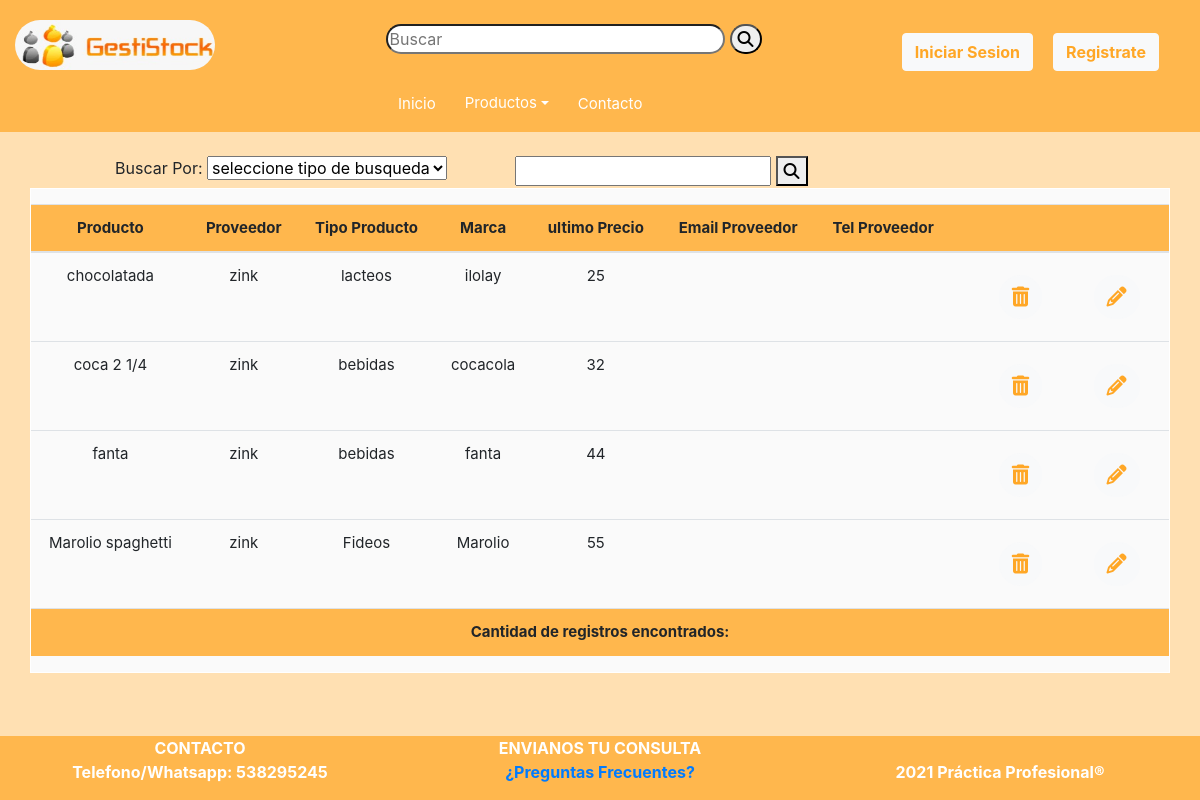
The page /Anteriores/listarProvProd.php on the database as committed earlier.
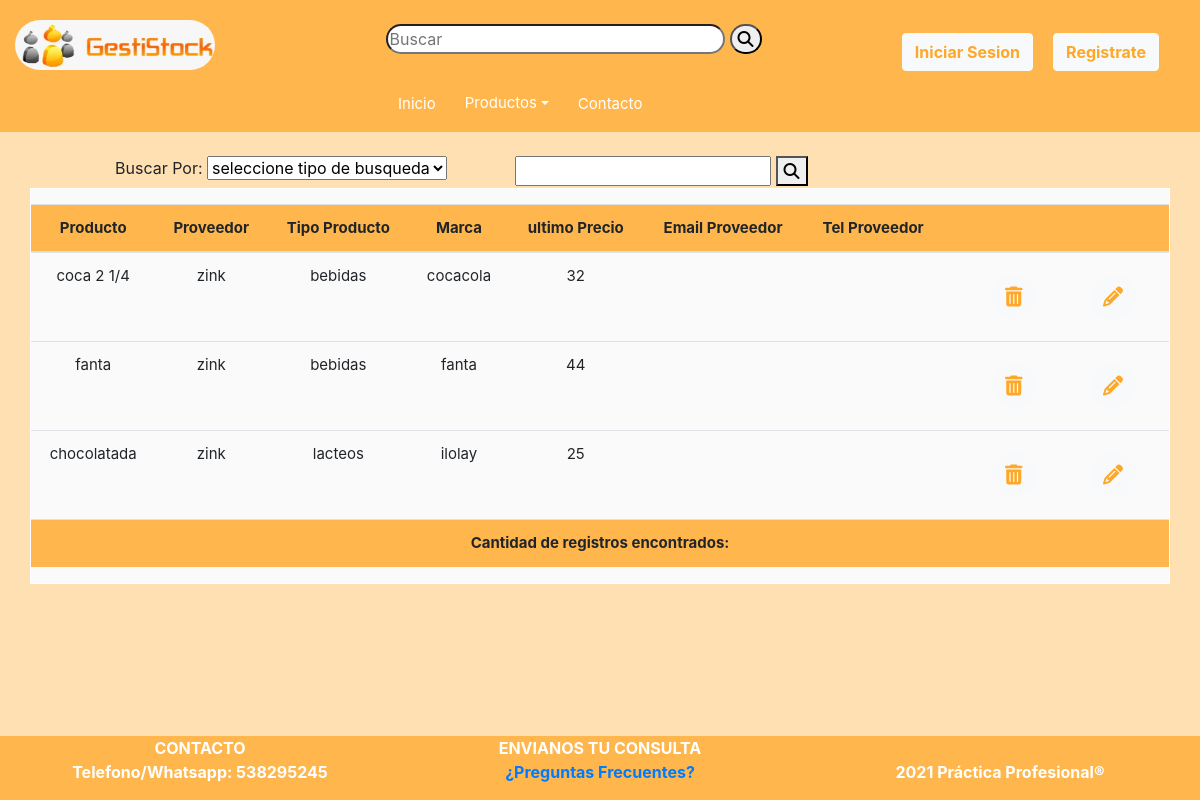
The same page on the database as committed later.
### tables this page shows
CREATE TABLE `productos` (
  `idProducto` int(11) NOT NULL,
  `descripcion` varchar(45) NOT NULL,
  `idPuestoFisico` int(11) NOT NULL,
  `imagen` varchar(45) NOT NULL,
  `Lote` varchar(45) NOT NULL,
  `fechaCaducidad` date NOT NULL,
  `cantidadProd` int(11) NOT NULL,
  `precio` float NOT NULL,
  `idEstado` int(11) DEFAULT NULL
);

CREATE TABLE `proveedores` (
  `idProveedor` int(11) NOT NULL,
  `empresa` varchar(45) NOT NULL,
  `cuit` varchar(11) NOT NULL,
  `descripcion` varchar(200) NOT NULL,
  `idEstado` int(11) NOT NULL DEFAULT 1
);

CREATE TABLE `tiposproductos` (
  `idTipoProducto` int(11) NOT NULL,
  `descripcion` varchar(45) NOT NULL
);

CREATE TABLE `marcas` (
  `idMarca` int(11) NOT NULL,
  `nombreMarca` varchar(45) NOT NULL
);

CREATE TABLE `productostpmarcas` (
  `idProducto` int(11) NOT NULL,
  `idProveedor` int(11) NOT NULL,
  `idTpMarca` int(11) NOT NULL,
  `precio` int(11) NOT NULL
);

### Anteriores/listarProvProd.php (the view, shortened to what this page needs)
<?php require ('header.php');
$consulta="SELECT p.idProducto,p.descripcion,pr.empresa, tpp.idTpMarca,tpp.precio, m.nombreMarca,tp.descripcion as tipoProducto FROM productos p
JOIN productostpmarcas tpp on p.idProducto=tpp.idProducto
JOIN proveedores pr on tpp.idProveedor=pr.idProveedor
JOIN tiposproductos_marcas tpm on tpm.idTpMarca=tpp.idTpMarca
JOIN marcas m on m.idMarca= tpm.idMarca
JOIN tiposproductos tp on tp.idTipoProducto=tpm.idTipoProducto
WHERE pr.empresa LIKE '%zink%'";
$query=mysqli_query($conexion,$consulta);
?>
<br>
<form action="listarProvProd.php" method="GET">
	<div class="row justify-content-center">
		<div class="col-md-4">
			<label>Buscar Por:</label>
			<select>
				<option value="0">
					seleccione tipo de busqueda
				</option>
			</select>
		</div>
		<div class="col-md-6">
			<input type="text" name="listarPP" id="listarPP">
			<button type="submit"><i class="fas fa-search"></i></i></button>
		</div>
	</div>
</form>
<div class="col-md-12">
	<div id="result" style="border: 1px solid white;overflow-y: scroll;background:#fafafa;padding-top:15px">
		<table class="table striped" style="background:#fafafa;height:300px">
			<thead>
				<th style="text-align: center;">Producto</th>
				<th style="text-align: center;">Proveedor</th>
				<th style="text-align: center;">Tipo Producto</th>
				<th style="text-align: center;">Marca</th>
				<th style="text-align: center;">ultimo Precio</th>
				<th style="text-align: center;">Email Proveedor</th>
				<th style="text-align: center;">Tel Proveedor</th>
				<th></th>
				<th></th>
				<th></th>
			</thead>
			<tbody>
				<?php while ($row=mysqli_fetch_array($query)): ?>
					<tr>
						<td style="text-align: center"><?php echo $row['descripcion'];?></td>
						<td style="text-align: center"><?php echo $row['empresa'];?></td>
						<td style="text-align: center"><?php echo $row['tipoProducto'];?></td>
						<td style="text-align: center"><?php echo $row['nombreMarca']; ?></td>
						<td style="text-align: center"><?php echo $row['precio'];?></td>
						<td style="text-align: center"><?php// echo $Telefono;?></td>
						<td></td>
						<td></td>
							<td><a href="#" style="border-radius:30px;font-size:20px" class="btn btn-light" data-toggle="modal" data-target="#info<?php echo $idPersona; ?>"><i class="fas fa-trash-alt"></i></a></td>
								<td>
									<form method="POST" action="modificarUsuario.php">
										<button style="border-radius:30px;font-size:20px" type="submit" name="idPersona" value="<?php echo $row['idPersona'];?>" class="btn btn-light"><i class="fas fa-pencil-alt"></i></button>
									</form>
								</td>
					</tr>
				<?php endwhile ?>
			</tbody>
			<tfoot>
				<tr align="center">
					<th colspan="12">Cantidad de registros encontrados: <?php// echo $total_usuarios?></th>
				</tr>
			</tfoot>
		</table>
	</div>
</div>
<?php require 'footer.php'; ?>

Rows that differ between the two databases and show on the page:
removed productos: descripcion "Marolio spaghetti", proveedores.empresa "zink", tiposproductos.descripcion "Fideos", marcas.nombreMarca "Marolio", productostpmarcas.precio "55"
shown differently, row unchanged: productos "chocolatada": moves down the list
